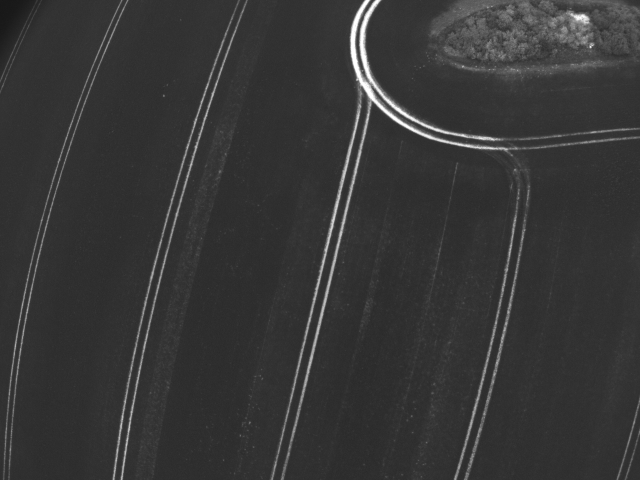
#> input picture images/stitching/im1.JPG, 1280 x 960 px (shown at 1/2 size); its folder holds 3 pictures in this run
$ python 2o.py
#> lines starting #> are read from the running program, lines starting #| are printed output that depends on the picture
import os
import numpy as np
import cv2
import glob
import matplotlib.pyplot as plt

# Global constants
WIDTH = 800
HEIGHT = 600
MIN_MATCH_COUNT = 5

#* RESIM ISLEMLERI
def getImages(path, extension="JPG"):
#> called with path = 'images/stitching', extension = 'JPG'
    img_path = glob.glob(os.path.join(path, f"*.{extension}"))
    images = [cv2.imread(img) for img in img_path]
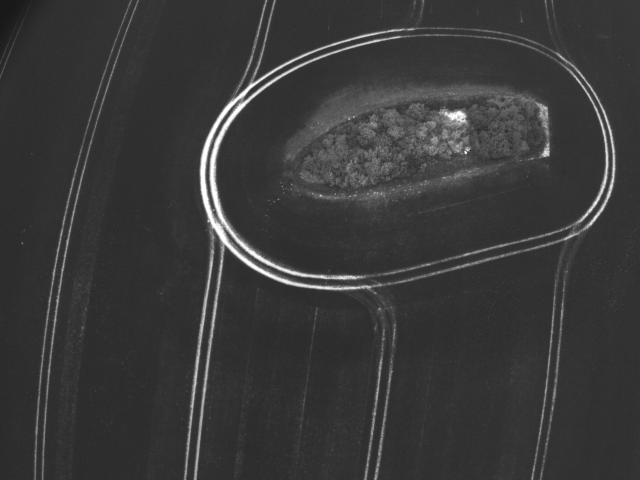
#> input picture images/stitching/im2.JPG, 1280 x 960 px (shown at 1/2 size)
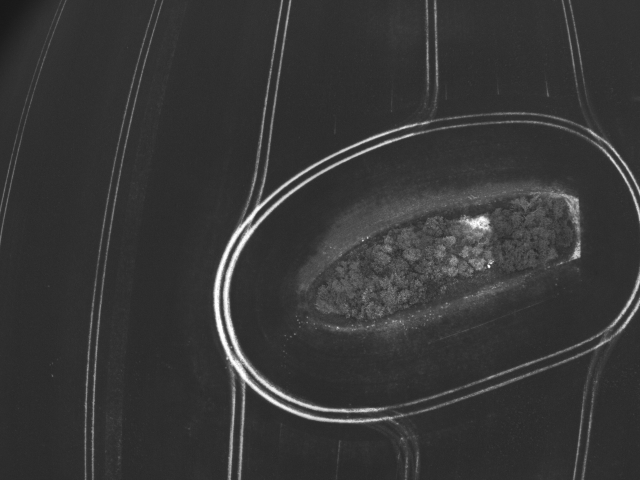
#> input picture images/stitching/im3.JPG, 1280 x 960 px (shown at 1/2 size)
#> images = 3 items
    return images

def imageShow(imageList):
    fig, axes = plt.subplots(1, len(imageList), figsize=(15, 6))
    for i, img in enumerate(imageList):
        rgb = cv2.cvtColor(img, cv2.COLOR_BGR2RGB)  # Corrected to RGB
        axes[i].imshow(rgb)
        axes[i].axis('off')
    plt.tight_layout()
    plt.show()

def imageScale(imageList, height, width):
    return [cv2.resize(img, (width, height)) for img in imageList]

#* IMAGE STITCHING ISLEMLERI
def warpImages(img1, img2, H):
    rows1, cols1 = img1.shape[:2]
    rows2, cols2 = img2.shape[:2]

    # Coordinates of reference and second image corners
    points1 = np.float32([[0, 0], [0, rows1], [cols1, rows1], [cols1, 0]]).reshape(-1, 1, 2)
    points2 = np.float32([[0, 0], [0, rows2], [cols2, rows2], [cols2, 0]]).reshape(-1, 1, 2)

    # Warp perspective
    points2_transformed = cv2.perspectiveTransform(points2, H)
    all_points = np.concatenate((points1, points2_transformed), axis=0)

    [x_min, y_min] = np.int32(all_points.min(axis=0).ravel() - 0.5)
    [x_max, y_max] = np.int32(all_points.max(axis=0).ravel() + 0.5)

    # Translation matrix to fit everything in the output image
    translation_dist = [-x_min, -y_min]
    H_translation = np.array([[1, 0, translation_dist[0]], [0, 1, translation_dist[1]], [0, 0, 1]])

    # Warp the second image
    output_img = cv2.warpPerspective(img2, H_translation.dot(H), (x_max - x_min, y_max - y_min))
    output_img[translation_dist[1]:rows1 + translation_dist[1], translation_dist[0]:cols1 + translation_dist[0]] = img1
    return output_img

def descriptorSelector(image, method="ORB", debug=False):
    assert method, "No method described"

    descriptor = {
        "ORB": lambda: cv2.ORB_create(nfeatures=2000)
    }.get(method, lambda: cv2.ORB_create(nfeatures=2000))()

    keypoints, features = descriptor.detectAndCompute(image, None)

    if debug:
        img_keypoints = cv2.drawKeypoints(image, keypoints, None, color=(0, 255, 0))
        plt.imshow(cv2.cvtColor(img_keypoints, cv2.COLOR_BGR2RGB))
        plt.axis('off')
        plt.show()

    return keypoints, features

def stitchImages(img1, img2, method="ORB", crossCheck=False, debug=False):
    keypoints1, descriptors1 = descriptorSelector(img1, method, debug)
    keypoints2, descriptors2 = descriptorSelector(img2, method, debug)

    if method in ["SIFT", "SURF"]:
        bf = cv2.BFMatcher(cv2.NORM_L2, crossCheck=crossCheck)
    else:
        bf = cv2.BFMatcher(cv2.NORM_HAMMING, crossCheck=crossCheck)

    matches = bf.knnMatch(descriptors1, descriptors2, k=2)

    good = [m for m, n in matches if m.distance < 0.6 * n.distance]  # Adjust threshold if necessary

    if len(good) > MIN_MATCH_COUNT:
        src_pts = np.float32([keypoints1[m.queryIdx].pt for m in good]).reshape(-1, 1, 2)
        dst_pts = np.float32([keypoints2[m.trainIdx].pt for m in good]).reshape(-1, 1, 2)

        H, _ = cv2.findHomography(src_pts, dst_pts, cv2.RANSAC, 5.0)
        return warpImages(img1, img2, H)
    else:
        if debug:
            print(f"Not enough matches are found: {len(good)}/{MIN_MATCH_COUNT}")
        return None

def finalStitching(imageList, method="ORB", crossCheck=False, debug=False):
    stitched_image = imageList[0]
    for i in range(1, len(imageList)):
        stitched_image = stitchImages(stitched_image, imageList[i], method, crossCheck, debug)
        if stitched_image is None:
            print(f"Stitching failed at image {i}.")
            break
    return stitched_image

# Load and scale images
imageList = getImages("images/stitching")
#> imageList = 3 items
imageList = imageScale(imageList, HEIGHT, WIDTH)

# Perform stitching
final_image = finalStitching(imageList, method="ORB", crossCheck=False, debug=False)
#> in finalStitching, `stitched_image = imageList[0]`:
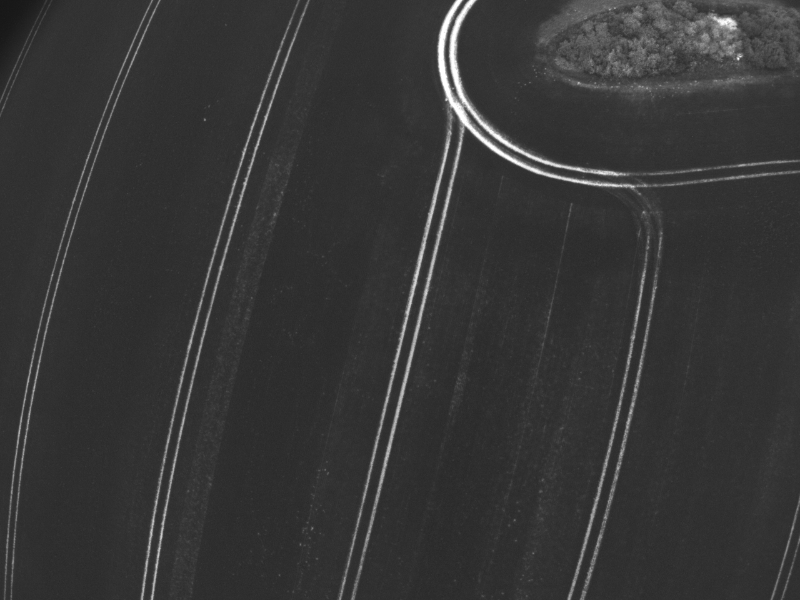
#> stitched_image: shape (600, 800, 3); min 22, max 255, mean 54.8
#> the loop in finalStitching, `for i in range(1, len(imageList)):` made 2 passes
#> (matches in stitchImages, good in stitchImages) on pass 1: (1517 matches, 91 matches)
#> (matches in stitchImages, good in stitchImages) on pass 2: (1721 matches, 41 matches)
#> pass 1, in warpImages, `output_img = cv2.warpPerspective(img2, H_translation.dot(H), (x_max - ..`:
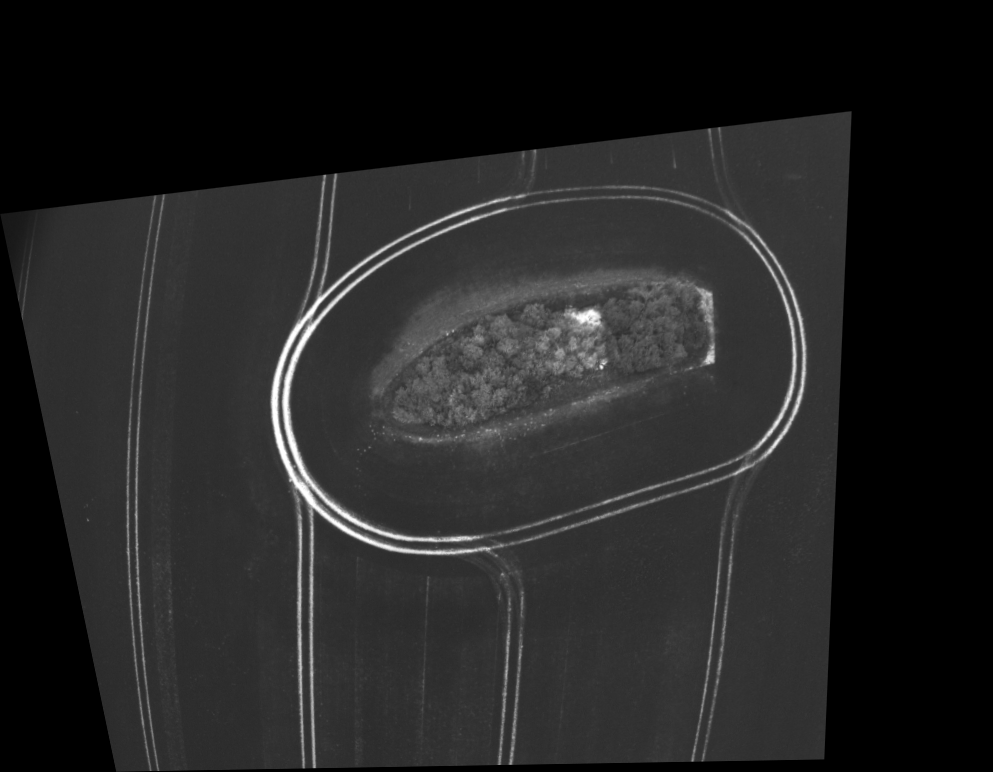
#> output_img: shape (772, 993, 3); min 0, max 255, mean 35.9
#> pass 1, in finalStitching, `stitched_image = stitchImages(stitched_image, imageList[i], method, cr..`:
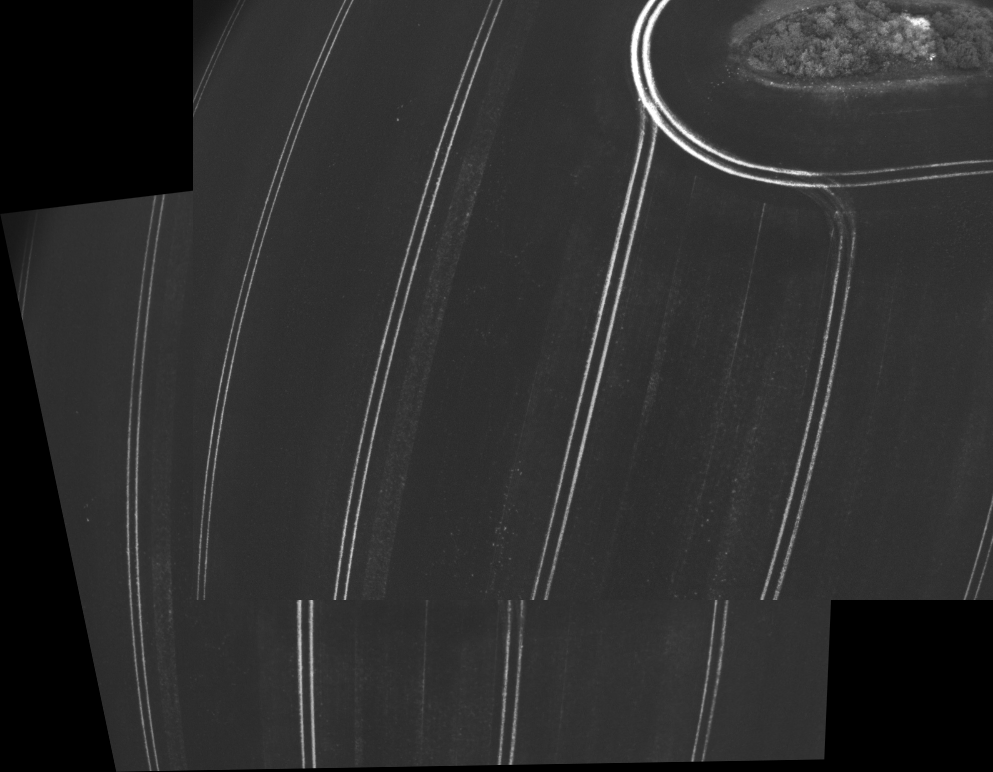
#> stitched_image: shape (772, 993, 3); min 0, max 255, mean 46.4
#> pass 2, in warpImages (call 2), `output_img = cv2.warpPerspective(img2, H_translation.dot(H), (x_max - ..`:
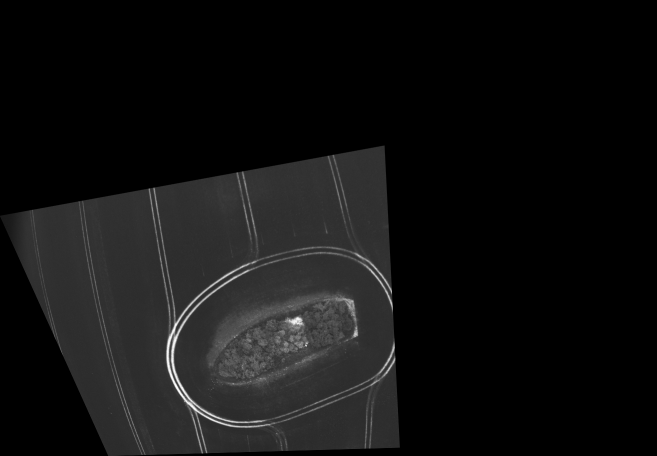
#> output_img: shape (912, 1313, 3) (shown at 1/2 size); min 0, max 255, mean 17.4
#> pass 2, in finalStitching, `stitched_image = stitchImages(stitched_image, imageList[i], method, cr..`:
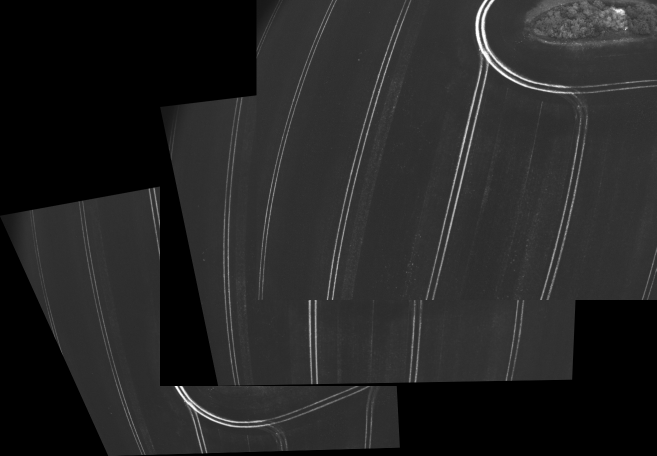
#> stitched_image: shape (912, 1313, 3) (shown at 1/2 size); min 0, max 255, mean 37

# Show final stitched image
if final_image is not None:
    plt.imshow(cv2.cvtColor(final_image, cv2.COLOR_BGR2RGB))
    plt.axis('off')
    plt.show()
else:
    print("Stitching process failed.")
